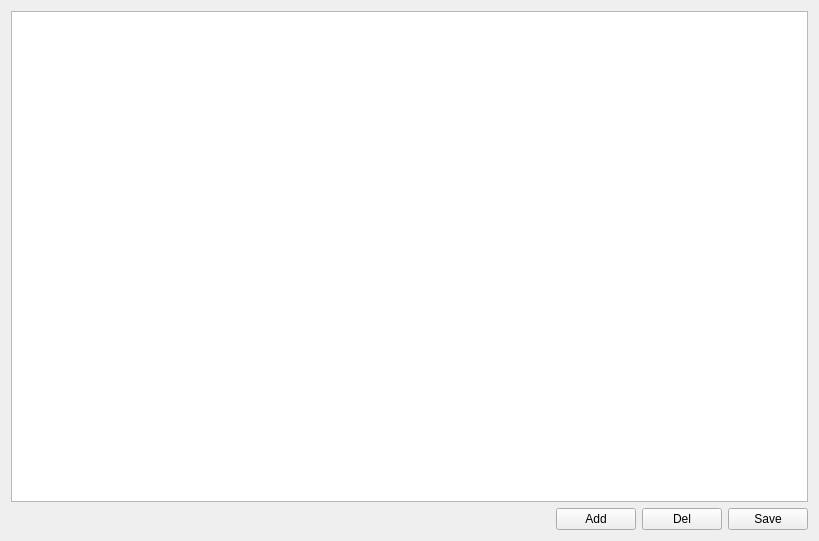
<?xml version="1.0" encoding="UTF-8"?>
<ui version="4.0">
 <class>UserInfo</class>
 <widget class="QWidget" name="UserInfo">
  <property name="geometry">
   <rect>
    <x>0</x>
    <y>0</y>
    <width>819</width>
    <height>541</height>
   </rect>
  </property>
  <property name="windowTitle">
   <string>Form</string>
  </property>
  <layout class="QVBoxLayout" name="verticalLayout">
   <item>
    <widget class="QTableWidget" name="infotable"/>
   </item>
   <item>
    <layout class="QHBoxLayout" name="horizontalLayout">
     <item>
      <spacer name="horizontalSpacer_3">
       <property name="orientation">
        <enum>Qt::Horizontal</enum>
       </property>
       <property name="sizeHint" stdset="0">
        <size>
         <width>40</width>
         <height>20</height>
        </size>
       </property>
      </spacer>
     </item>
     <item>
      <widget class="QPushButton" name="addBtn">
       <property name="text">
        <string>Add</string>
       </property>
      </widget>
     </item>
     <item>
      <widget class="QPushButton" name="delBtn">
       <property name="text">
        <string>Del</string>
       </property>
      </widget>
     </item>
     <item>
      <widget class="QPushButton" name="saveBtn">
       <property name="text">
        <string>Save</string>
       </property>
      </widget>
     </item>
    </layout>
   </item>
  </layout>
 </widget>
 <resources/>
 <connections/>
</ui>
